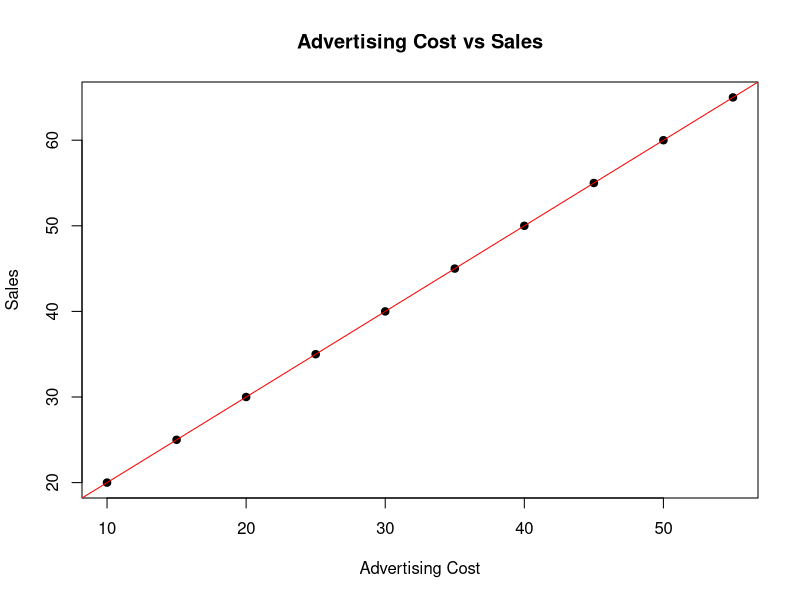

Recreate this plot in R.
AdvertisingCost <- c(10, 15, 20, 25, 30, 35, 40, 45, 50, 55)
Sales <- c(20, 25, 30, 35, 40, 45, 50, 55, 60, 65)

model <- lm(Sales ~ AdvertisingCost)

print(summary(model))

plot(AdvertisingCost, Sales,
     main = "Advertising Cost vs Sales",
     xlab = "Advertising Cost",
     ylab = "Sales",
     pch = 19)

abline(model, col = "red")
